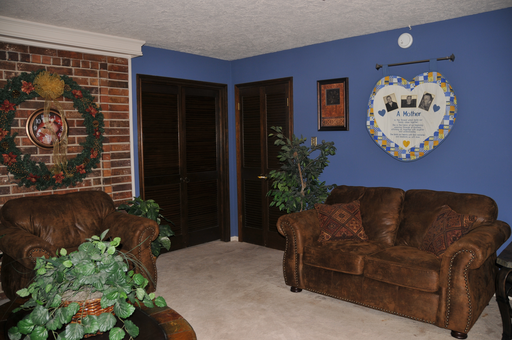
%> input picture 75072.png, 512 x 340 px
$ octave demo.m   (GNU Octave 9; MATLAB toolbox functions it lacks are replaced by stand-ins)
%> lines starting %> are read from the running program, lines starting %| are printed output that depends on the picture; in (x1, y1, x2, y2) boxes, pixels count from 0 and x2, y2 are one past the last pixel; in counts of white or black regions, pixels touching at a corner belong together; the program's own positions count from 1; long printed decimals are rounded
### intrinsicScene.m
function [I,R]=intrinsicScene(src,alpha,beta,lambda,vareps,K,debug)
% Notes: alpha, weight for illumination beta, weight for reflectance. If you
% want to obtain better results, you can modify the parameters: alpha, beta,
% lambda
    if (~exist('alpha','var'))
        alpha=0.1;
    end
    if (~exist('beta','var'))
        beta=0.001;
    end
    if (~exist('lambda','var'))
        lambda=0.01;
    end
    if (~exist('vareps','var'))
        vareps=0.002;
    end
    if (~exist('K','var'))
        K=30;
    end
    if (~exist('debug','var'))
        debug=true;
    end
    eps=0.0001;
    if size(src,3)==1
        S=src;
        gray=src;
    else
        hsv=rgb2hsv(src);
%> hsv: size 340x512x3 double; mean H, S, V 0.202, 0.389, 0.383
        S=hsv(:,:,3);
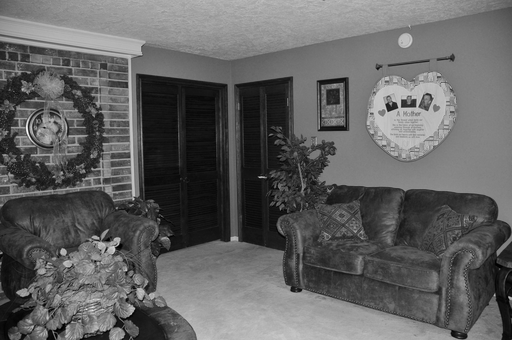
%> S: size 340x512 double; min 0, max 1, mean 0.383
        gray=rgb2gray(src);
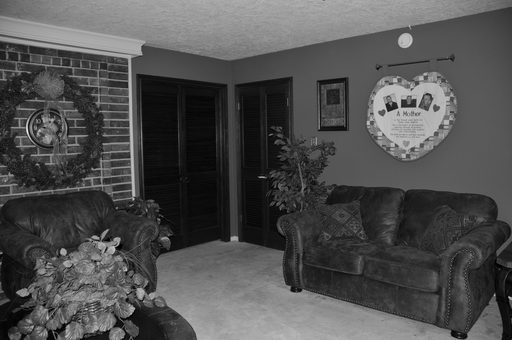
%> gray: size 340x512 double; min 0, max 0.954, mean 0.315
    end

    B=ones(size(S)).*0.5;

    % intialization of I and S
    I=S;%single channel
    I=ones(size(S));
    R=S;

    % eplison
    eplisonR_plot=[];
    eplisonI_plot=[];
    if debug==true
        fprintf('-- Stop iteration until eplison < %02f or K>%d\n',vareps,K);
    end
    for iter=1:K
        preI=I;
        preR=R;

        %% update reflectance
        R=S./I;
        R=L0Smoothing(R,beta);
        eplisonR=norm(R-preR,'fro')/norm(preR,'fro');
        eplisonR_plot=[eplisonR_plot eplisonR];

        %% update illuination
        ux=ones(size(S));
        uy=ones(size(S));
        ux(:,end)=0;
        uy(:,end)=0;
        I=solveLinearSystem(S,R,ux,uy,alpha,B,lambda);
        eplisonI=norm(I-preI,'fro')/norm(preI,'fro');
        eplisonI_plot=[eplisonI_plot eplisonI];

        %% iteration until convergence
        if debug==true
            fprintf('Iter #%d : eplisonI=%f; eplisonR=%f\n',iter,eplisonI,eplisonR);
        end
        if(eplisonI<vareps||eplisonR<vareps)
            break;
        end
    end
%> this loop made 30 passes
%> (eplisonR, eplisonI) on passes 9 to 20: (0.0156, 0.0146), (0.0146, 0.0135), (0.0138, 0.0126), (0.013, 0.0118), (0.0123, 0.0111), (0.0118, 0.0105), (0.0111, 0.0099), (0.0105, 0.00938), (0.00997, 0.00897), (0.0095, 0.0086), (0.0091, 0.00824), (0.00872, 0.0079)
%> (eplisonR, eplisonR_plot, eplisonI, eplisonI_plot) on passes 1 to 6: (0.0396, 0.0396, 0.119, 0.119), (0.0452, [0.0396 0.0452], 0.0496, [0.119 0.0496]), (0.0333, [0.0396 0.0452 0.0333], 0.0354, [0.119 0.0496 0.0354]), (0.0273, [0.0396 0.0452 0.0333 0.0273], 0.028, [0.119 0.0496 0.0354 0.028]), (0.024, [0.0396 0.0452 0.0333 0.0273 0.024], 0.0239, [0.119 0.0496 0.0354 0.028 0.0239]), (0.0202, [0.0396 0.0452 0.0333 0.0273 0.024 0.0202], 0.0199, [0.119 0.0496 0.0354 0.028 0.0239 0.0199])
%| Iter #1 : eplisonI=0.1191; eplisonR=0.03955
%| Iter #2 : eplisonI=0.0496; eplisonR=0.04521
%| Iter #3 : eplisonI=0.03544; eplisonR=0.03328
%| Iter #4 : eplisonI=0.02805; eplisonR=0.0273
%| Iter #5 : eplisonI=0.0239; eplisonR=0.02403
%| Iter #6 : eplisonI=0.01986; eplisonR=0.02021
%| Iter #7 : eplisonI=0.01744; eplisonR=0.01822
%| Iter #8 : eplisonI=0.01581; eplisonR=0.0167
%> (further printed lines are left out)
%> pass 1, in solveLinearSystem, `ir2 = ir.^2;`:
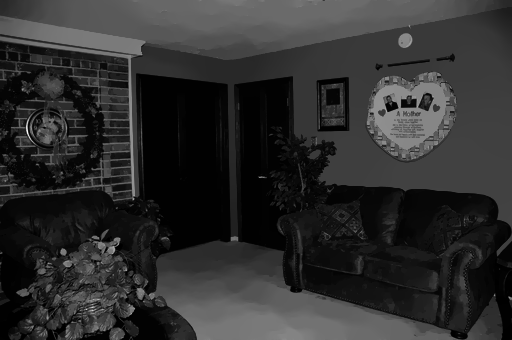
%> ir2: size 340x512 double; min 6.39e-08, max 1.01, mean 0.184; drawn with min black and max white
%> pass 1, in solveLinearSystem, `dst = reshape(dst, h, w);`:
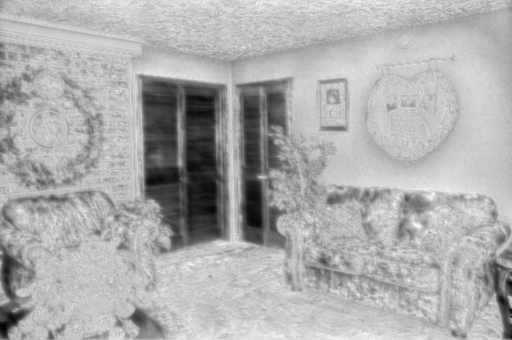
%> dst: size 340x512 double; min 0.554, max 1.11, mean 0.929; drawn with min black and max white
%> after the loop:
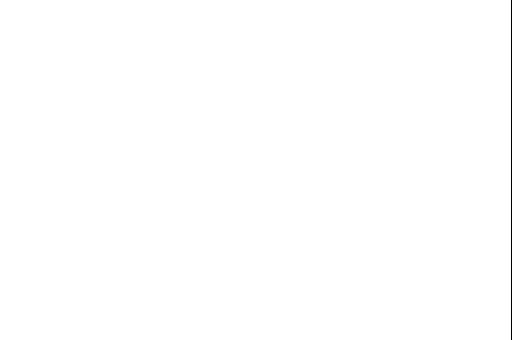
%> ux: size 340x512 double; values 0 (black) and 1 (white), 99.8% white; black in thin lines or dots, all inside (x1, y1, x2, y2) = (511, 0, 512, 340)
%> after the loop, eplisonI_plot = 30 values, max 0.119 at index 1, min 0.00546 at index 30, mean 0.0167; eplisonR_plot = 30 values, max 0.0452 at index 2, min 0.00609 at index 30, mean 0.0145
    % final result
    if size(src,3)==3
        hsv(:,:,3)=R;
%> hsv: size 340x512x3 double; mean H, S, V 0.202, 0.389, 0.548
        R=hsv2rgb(hsv);
    end
end

function dst = solveLinearSystem(s, ir, uvx, uvy, alphabet, b, lambda)
    [h, w] = size(s);
    hw = h * w;
    uvx = uvx(:);
    uvy = uvy(:);
    ux = padarray(uvx, h, 'pre'); ux = ux(1:end-h);
    uy = padarray(uvy, 1, 'pre'); uy = uy(1:end-1);
    D = uvx+ux+uvy+uy;
    T = spdiags([-uvx, -uvy],[-h,-1],hw,hw);
    MN = T + T' + spdiags(D, 0, hw, hw);
    ir2 = ir.^2;
    ir2 = spdiags(ir2(:),0,hw,hw);
    DEN = ir2 + alphabet * MN + lambda * speye(hw,hw);
    NUM = ir.*s + lambda * b;
    L = ichol(DEN,struct('michol','on'));
    [dst,~] = pcg(DEN, NUM(:), 0.01, 40, L, L');
    dst = reshape(dst, h, w);
end

%% this function is from
% Xu, L., Lu, C., Xu, Y., & Jia, J., Image smoothing via $l_0$ gradient
% minimization, Transactions on Graphics, 30(6), 174 (2011).
function S = L0Smoothing(Im, lambda, kappa)
    if ~exist('kappa','var')
        kappa = 2.0;
    end
    if ~exist('lambda','var')
        lambda = 2e-2;
    end
    S = im2double(Im);
    betamax = 1e5;
    fx = [1, -1];
    fy = [1; -1];
    [N,M,D] = size(Im);
    sizeI2D = [N,M];
    otfFx = psf2otf(fx,sizeI2D);
    otfFy = psf2otf(fy,sizeI2D);
    Normin1 = fft2(S);
    Denormin2 = abs(otfFx).^2 + abs(otfFy ).^2;
    if D>1
        Denormin2 = repmat(Denormin2,[1,1,D]);
    end
    beta = 2*lambda;
    while beta < betamax
        Denormin   = 1 + beta*Denormin2;
        % h-v subproblem
        h = [diff(S,1,2), S(:,1,:) - S(:,end,:)];
        v = [diff(S,1,1); S(1,:,:) - S(end,:,:)];
        if D==1
            t = (h.^2+v.^2)<lambda/beta;
        else
            t = sum((h.^2+v.^2),3)<lambda/beta;
            t = repmat(t,[1,1,D]);
        end
        h(t)=0; v(t)=0;
        % S subproblem
        Normin2 = [h(:,end,:) - h(:, 1,:), -diff(h,1,2)];
        Normin2 = Normin2 + [v(end,:,:) - v(1, :,:); -diff(v,1,1)];
        FS = (Normin1 + beta*fft2(Normin2))./Denormin;
        S = real(ifft2(FS));
        beta = beta*kappa;
    end
end

### demo.m
close all;
clear all;
clc;

% estimate reflectance and illumination
im=im2double(imread('75072.png'));
% You can modify the key parameters by intrinsicScene
[I,R]=intrinsicScene(im);
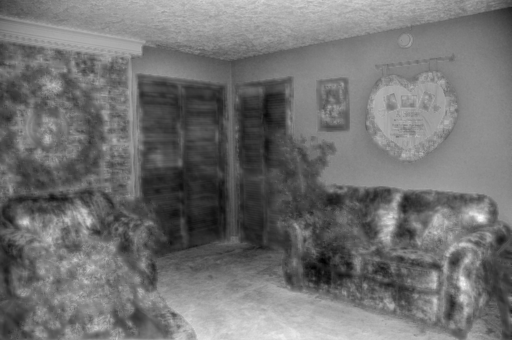
%> I: size 340x512 double; min 0.335, max 1.06, mean 0.661; drawn with min black and max white

% show results
figure(1);
subplot(1,3,1);imshow(im);title('Input');
subplot(1,3,2);imshow(I);title('Illumination');
%> after `imshow(I)`:
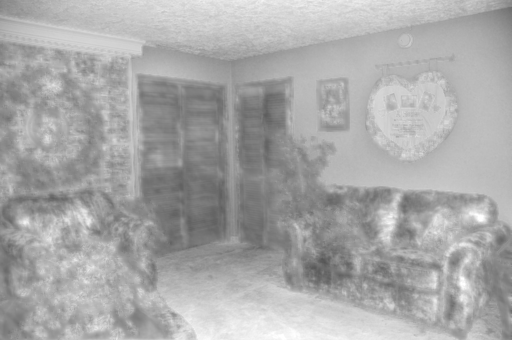
%> displayed picture: size 340x512, on the screen's scale of 0 to 255; min 85, max 255, mean 168.5
subplot(1,3,3);imshow(R,[]);title('Reflectance');
